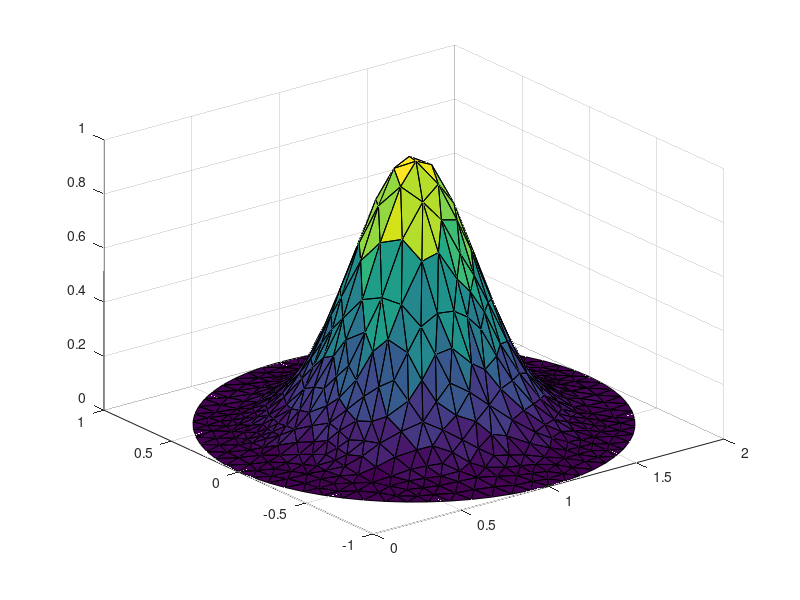

Reproduce this figure in MATLAB.
%% mallado de pdetool y cuadratura con los vértices


load('malla_ej9.mat')

f=@(x,y) exp(-((x-1).^2 +y.^2)/0.4^2);

xi=p(1,:);    %valor de la x de cada nodo
yi=p(2,:);    %valor de la y de cada nodo

elem=t(1:3,:)';    %guarda los nodos de cada triángulo


trisurf(elem,xi,yi,f(xi,yi)) %dibujo


Ne=length(elem);    %nos da elnúmero de triángulos que ha generado el mallado

Xg=[0 1 0;0 0 1];    %los valores de (xg,yg) que se usan para la cuadratura
wi=[1/6 1/6 1/6];    %pesos que se usan en la cuadratura
Area=zeros(Ne,1);

Q=0;

for i=1:Ne    %las coordenadas de cada nodo de cada triángulo
    X1=p(:,elem(i,1));
    X2=p(:,elem(i,2));
    X3=p(:,elem(i,3));

%ahora aplicamos la transformación afín para triángulos 
bi=X1;
Ai=[(X2-X1) (X3-X1)];
Area(i)=0.5*abs(det(Ai));

    for j=1:3
        X=bi+Ai*Xg(:,j); %creamos los tres vértices transformados 
        Q=Q+wi(j)*abs(det(Ai))*f(X(1), X(2));
     end 
end 
Q
A=sum(Area)
